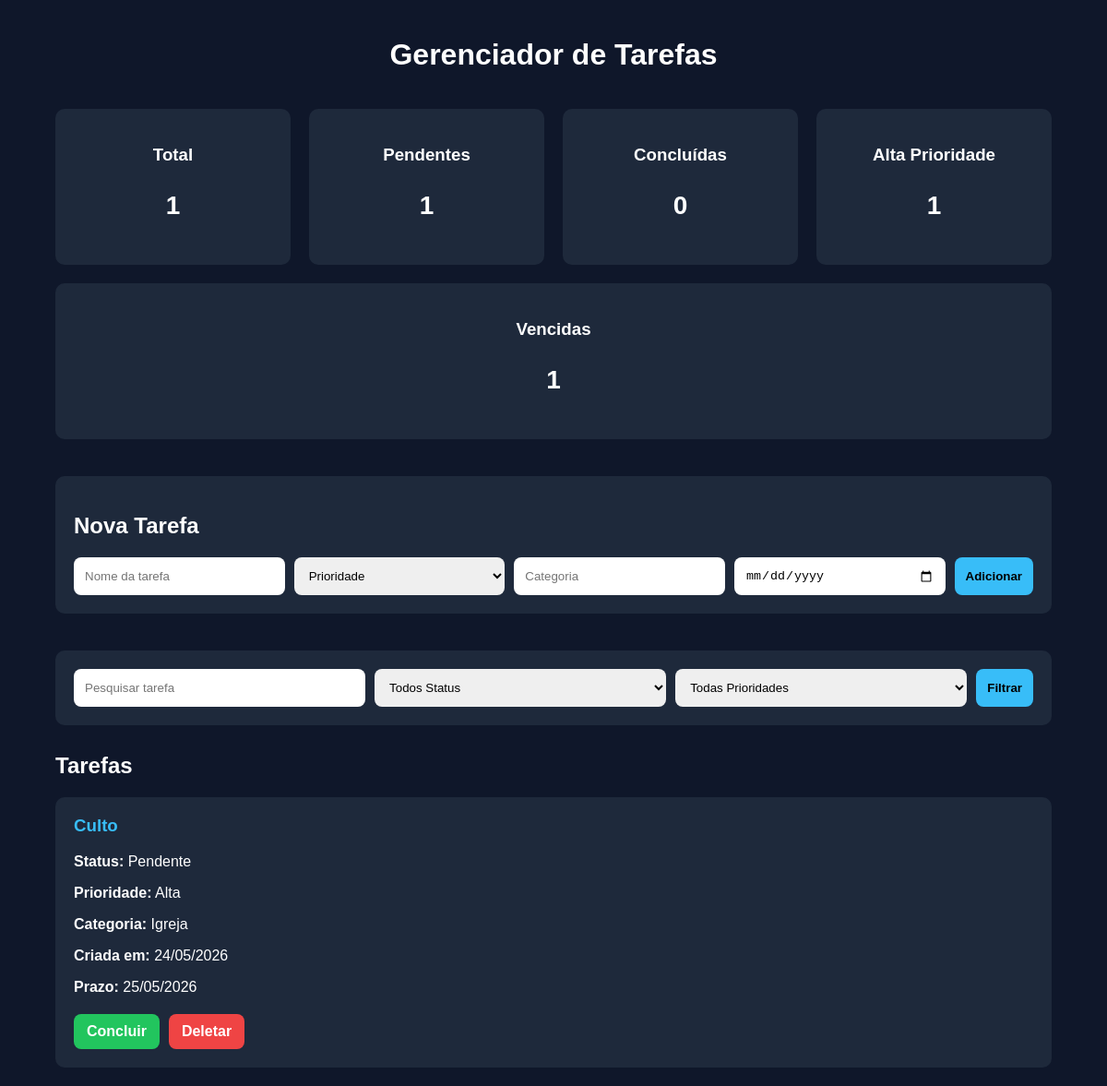
Before: / with the older database file.
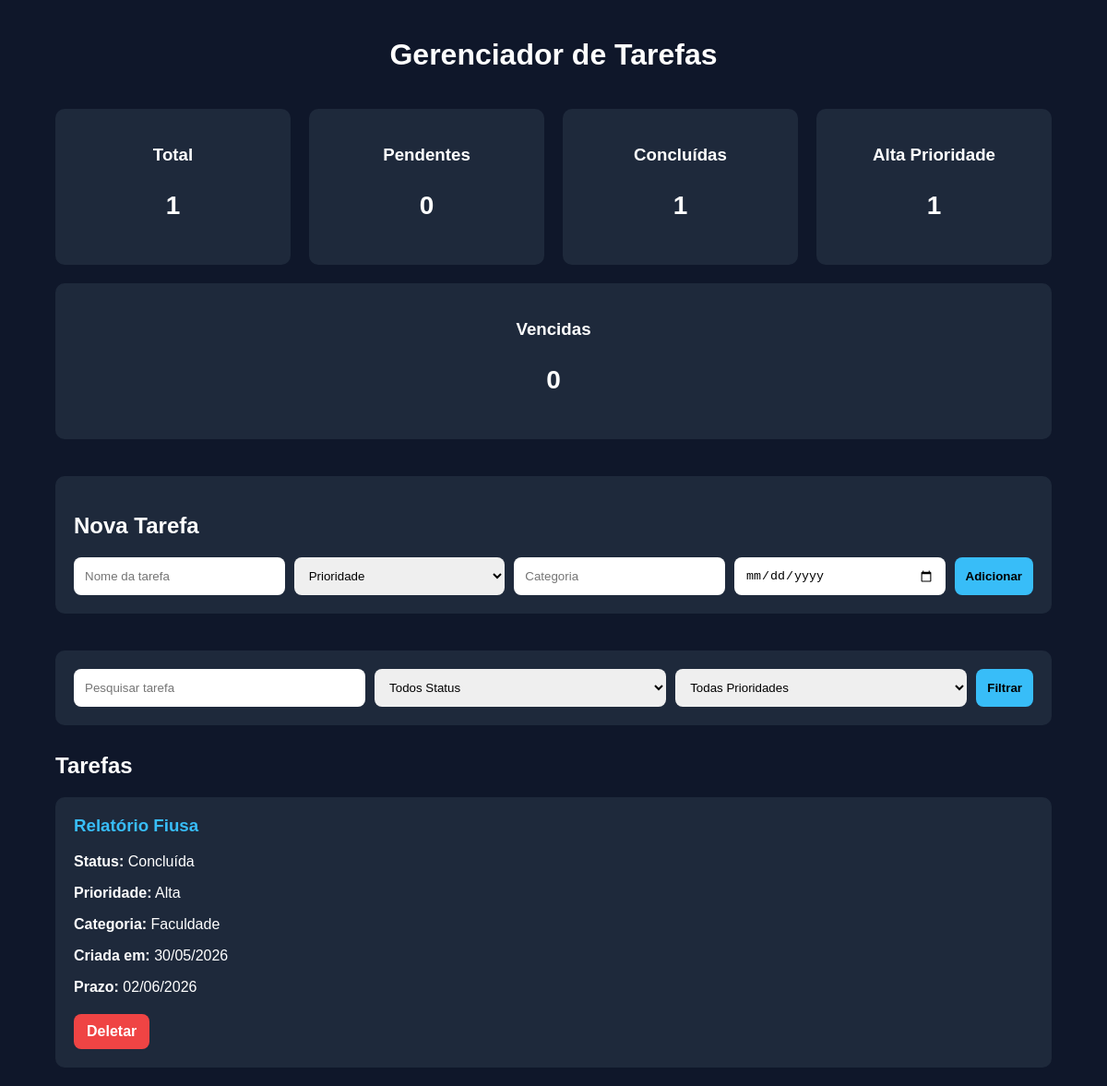
After: the same page with the newer database file.
### tables this page shows
CREATE TABLE tasks (
        id INTEGER PRIMARY KEY AUTOINCREMENT,
        title TEXT NOT NULL,
        status TEXT NOT NULL,
        priority TEXT NOT NULL,
        category TEXT NOT NULL,
        created_at TEXT NOT NULL,
        due_date TEXT NOT NULL
    );

### app.py (the view)
@app.route("/")
def home():
    search = request.args.get("search", "")
    status = request.args.get("status", "")
    priority = request.args.get("priority", "")
    tasks = filter_tasks(
        search,
        status,
        priority
    )
    dashboard = get_dashboard_data()
    return render_template(
        "index.html",
        tasks=tasks,
        dashboard=dashboard,
        search=search,
        status=status,
        priority=priority
    )

### database.py (called while the page is built)
def connect():
    conn = sqlite3.connect("tasks.db")
    return conn

### tasks.py (called while the page is built)
def filter_tasks(search="", status="", priority=""):
    conn = connect()
    cursor = conn.cursor()
    query = "SELECT * FROM tasks WHERE 1=1"
    params = []
    if search:
        query += " AND title LIKE ?"
        params.append(f"%{search}%")
    if status:
        query += " AND status = ?"
        params.append(status)
    if priority:
        query += " AND priority = ?"
        params.append(priority)
    cursor.execute(query, params)
    tasks = cursor.fetchall()
    conn.close()
    return tasks

### templates/index.html (shortened to what this page needs)
<!DOCTYPE html>
<html lang="pt-br">
<head>
    <link
    rel="stylesheet"
    href="{{ url_for('static', filename='style.css') }}"
>
</head>
<body>
    <div class="container">
        <h1>Gerenciador de Tarefas</h1>
        <div class="dashboard">
            <div class="card">
                <h3>Total</h3>
                <p>{{ dashboard.total }}</p>
            </div>
            <div class="card">
                <h3>Pendentes</h3>
                <p>{{ dashboard.pending }}</p>
            </div>
            <div class="card">
                <h3>Concluídas</h3>
                <p>{{ dashboard.completed }}</p>
            </div>
            <div class="card">
                <h3>Alta Prioridade</h3>
                <p>{{ dashboard.high_priority }}</p>
            </div>
            <div class="card">
                <h3>Vencidas</h3>
                <p>{{ dashboard.overdue }}</p>
            </div>
        </div>
        <div class="form-container">
            <h2>Nova Tarefa</h2>
            <form action="/add" method="POST">
                <input
                    type="text"
                    name="title"
                    placeholder="Nome da tarefa"
                    required
                >
                <select name="priority" required>
                    <option value="">Prioridade</option>
                </select>
                <input
                    type="text"
                    name="category"
                    placeholder="Categoria"
                    required
                >
                <input
                    type="date"
                    name="due_date"
                    required
                >
                <button type="submit">
                    Adicionar
                </button>
            </form>
        </div>
        <div class="filter-container">
            <form method="GET">
                <input
                    type="text"
                    name="search"
                    placeholder="Pesquisar tarefa"
                    value="{{ search }}"
                >
                <select name="status">
                    <option value="">
                        Todos Status
                    </option>
                </select>
                <select name="priority">
                    <option value="">
                        Todas Prioridades
                    </option>
                </select>
                <button type="submit">
                    Filtrar
                </button>
            </form>
        </div>
        <h2>Tarefas</h2>
        <div class="tasks">
            {% for task in tasks %}
                <div class="task-card">
                    <h3>{{ task[1] }}</h3>
                    <p><strong>Status:</strong> {{ task[2] }}</p>
                    <p>
                        <strong>Prioridade:</strong>
                        {{ task[3] }}
                    </p>
                    <p>
                        <strong>Categoria:</strong>
                        {{ task[4] }}
                    </p>
                    <p>
                        <strong>Criada em:</strong>
                        {{ task[5] }}
                    </p>
                    <p>
                        <strong>Prazo:</strong>
                        {{ task[6] }}
                    </p>
                    <div class="buttons">
                        {% if task[2] != "Concluída" %}
                            <a
                                href="/complete/{{ task[0] }}"
                                class="complete-btn"
                            >
                                Concluir
                            </a>
                        {% endif %}
                        <a
                            href="/delete/{{ task[0] }}"
                            class="delete-btn"
                        >
                            Deletar
                        </a>
                    </div>
                </div>
            {% endfor %}
        </div>
    </div>
</body>
</html>

### static/style.css (style rules this page uses)
body { background-color: #0f172a; color: white; font-family: Arial, sans-serif; margin: 0; padding: 0; }
.container { width: 90%; margin: auto; padding: 20px; }
h1 { text-align: center; margin-bottom: 40px; }
.dashboard { display: flex; gap: 20px; flex-wrap: wrap; margin-bottom: 40px; }
.card { background-color: #1e293b; padding: 20px; border-radius: 10px; flex: 1; min-width: 180px; text-align: center; }
.card h3 { margin-bottom: 10px; }
.card p { font-size: 28px; font-weight: bold; }
.tasks { display: grid; grid-template-columns: repeat(auto-fit, minmax(300px, 1fr)); gap: 20px; }
.task-card { background-color: #1e293b; padding: 20px; border-radius: 10px; }
.task-card h3 { margin-top: 0; color: #38bdf8; }
.form-container { background-color: #1e293b; padding: 20px; border-radius: 10px; margin-bottom: 40px; }
form { display: flex; flex-wrap: wrap; gap: 10px; }
input, select, button { padding: 12px; border: none; border-radius: 8px; }
input, select { flex: 1; }
button { background-color: #38bdf8; color: black; cursor: pointer; font-weight: bold; }
.buttons { display: flex; gap: 10px; margin-top: 20px; }
.complete-btn, .delete-btn { text-decoration: none; padding: 10px 14px; border-radius: 8px; font-weight: bold; }
.delete-btn { background-color: #ef4444; color: white; }
.filter-container { background-color: #1e293b; padding: 20px; border-radius: 10px; margin-bottom: 30px; }

Changed rows visible on the page:
removed tasks: title "Culto", status "Pendente", priority "Alta", category "Igreja", created_at "24/05/2026", due_date "25/05/2026"
added tasks: title "Relatório Fiusa", status "Concluída", priority "Alta", category "Faculdade", created_at "30/05/2026", due_date "02/06/2026"
Other visible differences:
{{ dashboard.pending }}: "1" → "0"
{{ dashboard.completed }}: "0" → "1"
{{ dashboard.overdue }}: "1" → "0"
